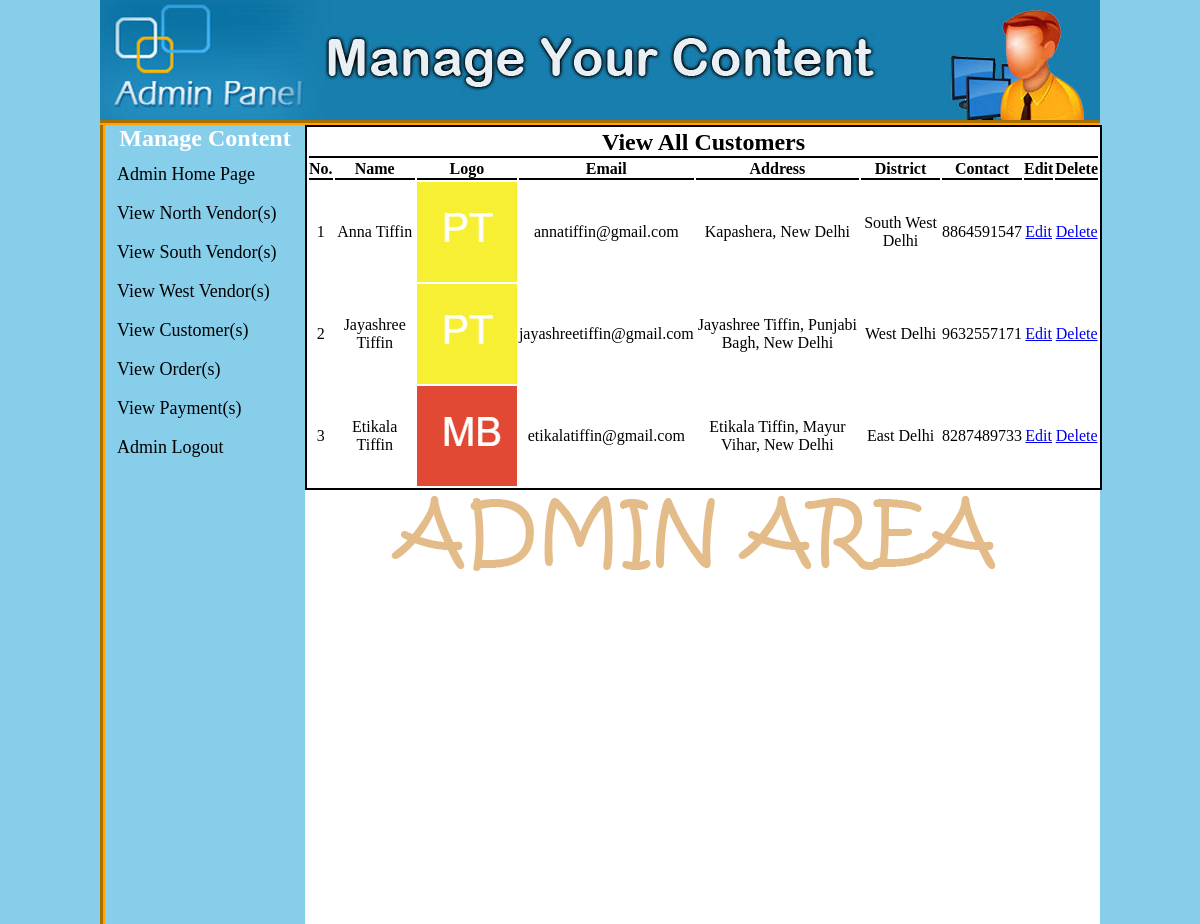
The app's page /admin/index.php?view_south (signed in) with its own data.
### tables this page shows
CREATE TABLE `vendors` (
  `V_id` int(100) NOT NULL,
  `V_ip` varchar(255) NOT NULL,
  `V_name` varchar(255) NOT NULL,
  `V_logo` text NOT NULL,
  `V_regional` text NOT NULL,
  `V_email` varchar(100) NOT NULL,
  `V_pass` varchar(100) NOT NULL,
  `V_addrs` varchar(200) NOT NULL,
  `V_distrt` text NOT NULL,
  `V_contact` bigint(20) NOT NULL
);

### admin/view_south.php (the view, shortened to what this page needs)
<?php
if(!isset($_SESSION['user_email'])){
	echo "<script>window.open('login.php','_self')</script>";
}
else {
?>
<head>
</head>
<table width="797"  cellpadding="8" style="text-align:center; background:#ffffff;">
	<tr style="text-align:center; margin-top:10px;">
		<td colspan="10" style="border-bottom:2px solid;"><h2>View All Customers</h2></td>
	</tr>
	<tr>
		<th>No.</th>
		<th>Name</th>
		<th>Logo</th>
        <th>Email</th>
		<th>Address</th>
		<th>District</th>
		<th>Contact</th>
		<th>Edit</th>
		<th>Delete</th>
	</tr>
	<?php
		include("includes/db.php");
		$i=0;
		$get_v = "select * from vendors where V_regional='South Indian'";
		$run_v = mysqli_query($con, $get_v);
		while($row_v=mysqli_fetch_array($run_v)){
			$id       = $row_v['V_id'];
			$name     = $row_v['V_name'];
			$logo     = $row_v['V_logo'];
			$email    = $row_v['V_email'];
			$addr     = $row_v['V_addrs'];
			$dist     = $row_v['V_distrt'];
			$cont     = $row_v['V_contact'];
			$i++;
	?>
	<tr style="text-align:center;">
		<td><?php echo $i; ?></td>
		<td><?php echo $name; ?></td>
		<td><img src="../tiffin_vendors/images/<?php echo $logo; ?>" width="100" height="100"/></td>
		<td><?php echo $email; ?></td>
		<td><?php echo $addr; ?></td>
        <td><?php echo $dist; ?></td>
		<td><?php echo $cont; ?></td>
		<td><a href="index.php?edit_south=<?php echo $id;?>">Edit</a></td>
		<td><a href="delete_south.php?south_v=<?php echo $id;?>">Delete</a></td>
	</tr>
	<?php } ?>
</table>
<?php } ?>

### admin/css/admin_panel.css (style rules this page uses)
* { margin:0; padding:0; }
body { background: skyblue; }

### admin/view_south.php (style rules this page uses)
table { border: 2px solid black; }
th { border-bottom:2px solid; }

### records on screen
vendors: V_name "Anna Tiffin", V_logo (picture), V_email "annatiffin@gmail.com", V_addrs "Kapashera, New Delhi", V_distrt "South West Delhi", V_contact "8864591547"
vendors: V_name "Jayashree Tiffin", V_logo (picture), V_email "jayashreetiffin@gmail.com", V_addrs "Jayashree Tiffin, Punjabi Bagh, New Delhi", V_distrt "West Delhi", V_contact "9632557171"
vendors: V_name "Etikala Tiffin", V_logo (picture), V_email "etikalatiffin@gmail.com", V_addrs "Etikala Tiffin, Mayur Vihar, New Delhi", V_distrt "East Delhi", V_contact "8287489733"
